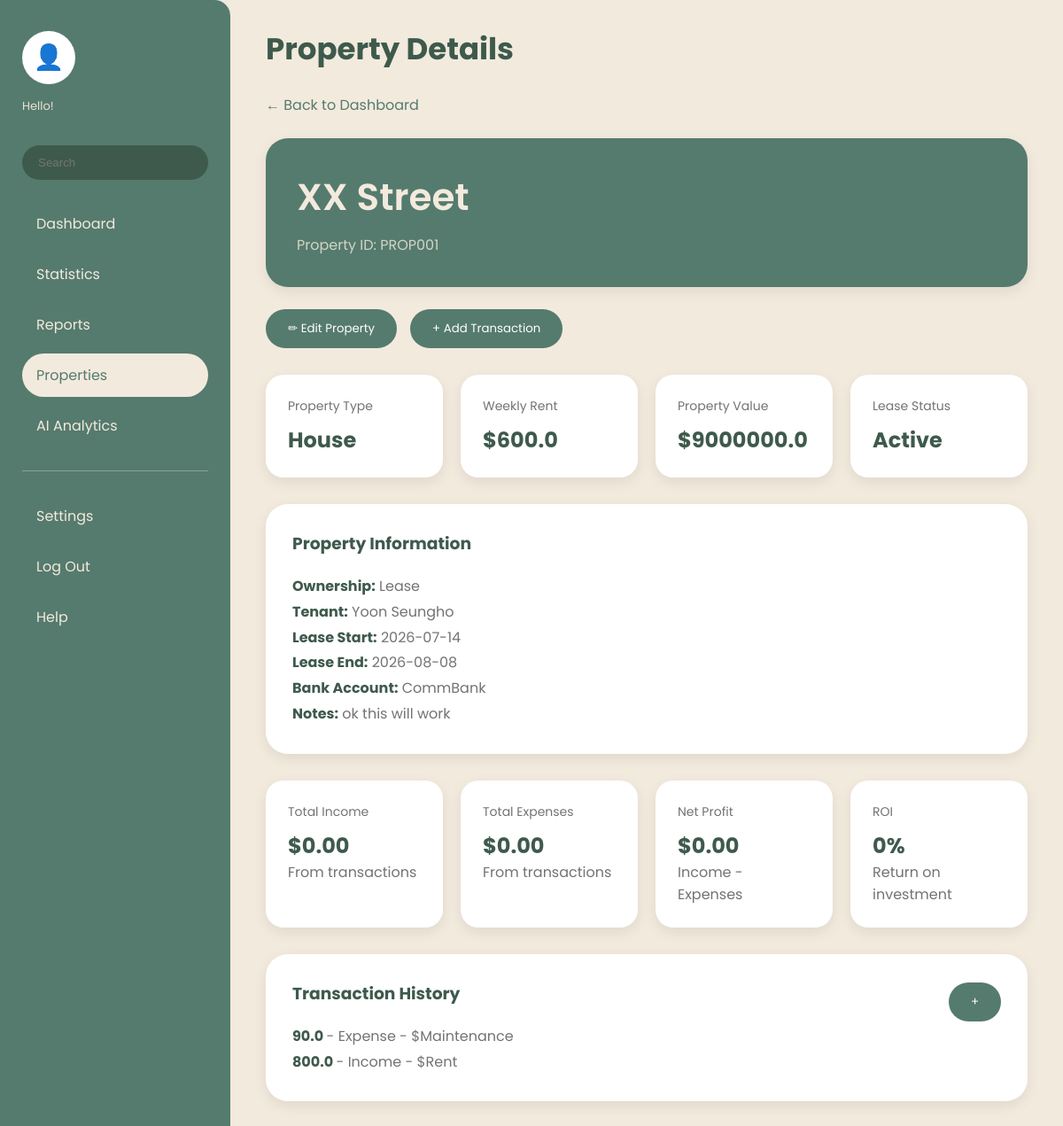
Page /property/PROP001 on the committed database.
### tables this page shows
CREATE TABLE Properties(

    propertyID TEXT PRIMARY KEY,

    userID INTEGER NOT NULL,

    propertyAddress TEXT NOT NULL,

    propertyType TEXT NOT NULL,

    ownershipData TEXT NOT NULL,

    tenantName TEXT,

    leaseStatus TEXT,

    leaseStart TEXT,

    leaseEnd TEXT,

    weeklyRent REAL,

    bankAccount TEXT,

    propertyValue REAL,

    purchasePrice REAL,

    notes TEXT,

    FOREIGN KEY(userID)
        REFERENCES Users(userID)

);

CREATE TABLE Transactions(

    transactionID INTEGER PRIMARY KEY AUTOINCREMENT,

    propertyID TEXT NOT NULL,

    transactionType TEXT NOT NULL,

    category TEXT NOT NULL,

    amount REAL NOT NULL,

    date TEXT NOT NULL,

    paymentMethod TEXT,

    description TEXT,

    attachment TEXT,

    gstValue REAL,

    FOREIGN KEY(propertyID)
        REFERENCES Properties(propertyID)

);

### app.py (the view)
@app.route("/property/<propertyID>")
def property_details(propertyID):
    property = get_property(propertyID)
    if property is None:
        return redirect(url_for("dashboard"))
    transactions = get_transactions(propertyID)
    return render_template(
        "property_details.html",
        property=property,
        transactions=transactions
    )

### database/models.py (called while the page is built)
def connect_database():
    connection = sqlite3.connect("omniledger_system.db")
    return connection

def get_property(propertyID):
    connection = connect_database()
    cursor = connection.cursor()
    cursor.execute(
        """
        SELECT *

        FROM Properties

        WHERE propertyID = ?
        """,
        (propertyID,)
    )
    property = cursor.fetchone()
    connection.close()
    return property

def get_transactions(propertyID):
    connection = connect_database()
    cursor = connection.cursor()
    cursor.execute(
        """
        SELECT *

        FROM Transactions

        WHERE propertyID = ?

        ORDER BY date DESC
        """,
        (propertyID,)
    )
    transactions = cursor.fetchall()
    connection.close()
    return transactions

### templates/property_details.html (shortened to what this page needs)
<!DOCTYPE html>
<html lang="en">
<head>
    <link rel="stylesheet" href="{{ url_for('static', filename='css/property_details.css') }}">
</head>
<body>
<div class="dashboard-container">
<aside class="sidebar">
    <div class="user-profile">
        <div class="profile-image">
            👤
        </div>
        <p class="hello-text">
            Hello!
        </p>
    </div>
    <div class="search-sidebar">
        <input
        type="text"
        placeholder="Search">
    </div>
    <nav class="sidebar-menu">
        <a href="{{ url_for('dashboard') }}">
            Dashboard
        </a>
        <a href="#">
            Statistics
        </a>
        <a href="#">
            Reports
        </a>
        <a href="{{ url_for('dashboard') }}" class="active">
            Properties
        </a>
        <a href="#">
            AI Analytics
        </a>
        <hr>
        <a href="#">
            Settings
        </a>
        <a href="{{ url_for('logout') }}">
            Log Out
        </a>
        <a href="#">
            Help
        </a>
    </nav>
</aside>
<main class="main-content">
<header class="top-header">
    <div class="logo-section">
        <h2>
            Property Details
        </h2>
    </div>
</header>
<a href="{{ url_for('dashboard') }}">
    ← Back to Dashboard
</a>
<section class="property-header">
    <h1>
        {{ property[2] }}
    </h1>
    <p>
        Property ID: {{ property[0] }}
    </p>
</section>
<div class="property-actions">
    <a href="{{ url_for('edit_property', propertyID=property[0]) }}">
        <button class="add-property-button">
            ✏ Edit Property
        </button>
    </a>
    <a href="{{ url_for('add_transaction', propertyID=property[0]) }}">
        <button class="add-property-button">
            + Add Transaction
        </button>
    </a>
</div>
<section class="summary-row">
<div class="summary-card">
<h4>
Property Type
</h4>
<h2>
{{ property[3] }}
</h2>
</div>
<div class="summary-card">
<h4>
Weekly Rent
</h4>
<h2>
${{ property[9] if property[9] else "0" }}
</h2>
</div>
<div class="summary-card">
<h4>
Property Value
</h4>
<h2>
${{ property[11] if property[11] else "0" }}
</h2>
</div>
<div class="summary-card">
<h4>
Lease Status
</h4>
<h2>
{{ property[6] }}
</h2>
</div>
</section>
<section class="graph-card">
<h3>
Property Information
</h3>
<p>
<strong>Ownership:</strong>
{{ property[4] }}
</p>
<p>
<strong>Tenant:</strong>
{{ property[5] if property[5] else "Vacant" }}
</p>
<p>
<strong>Lease Start:</strong>
{{ property[7] if property[7] else "N/A" }}
</p>
<p>
<strong>Lease End:</strong>
{{ property[8] if property[8] else "N/A" }}
</p>
<p>
<strong>Bank Account:</strong>
{{ property[10] if property[10] else "N/A" }}
</p>
<p>
<strong>Notes:</strong>
{{ property[13] if property[13] else "No notes added." }}
</p>
</section>
<section class="summary-row">
<div class="summary-card">
<h4>
Total Income
</h4>
<h2>
$0.00
</h2>
<p>
From transactions
</p>
</div>
<div class="summary-card">
<h4>
Total Expenses
</h4>
<h2>
$0.00
</h2>
<p>
From transactions
</p>
</div>
<div class="summary-card">
<h4>
Net Profit
</h4>
<h2>
$0.00
</h2>
<p>
Income - Expenses
</p>
</div>
<div class="summary-card">
<h4>
ROI
</h4>
<h2>
0%
</h2>
<p>
Return on investment
</p>
</div>
</section>
<section class="graph-card">
<div style="display:flex; justify-content:space-between; align-items:center;">
<h3>
Transaction History
</h3>
<a href="{{ url_for('add_transaction', propertyID=property[0]) }}">
    <button class="add-property-button">
        +
    </button>
</a>
</div>
{% for transaction in transactions %}
<p>
<strong>
{{ transaction[4] }}
</strong>
-
{{ transaction[2] }}
-
${{ transaction[3] }}
</p>
{% else %}
<p>
No transactions recorded yet.
</p>
{% endfor %}
</section>
</main>
</div>
</body>
</html>

### static/css/property_details.css (style rules this page uses)
* { margin:0; padding:0; box-sizing:border-box; }
body { font-family:'Poppins', sans-serif; background:#f2eadd; color:#3e5a4c; }
.dashboard-container { display:flex; width:100%; min-height:100vh; }
.sidebar { width:260px; background:#557b6e; padding:35px 25px; display:flex; flex-direction:column; border-top-right-radius:18px; border-bottom-right-radius:18px; }
.user-profile { text-align:left; }
.profile-image { width:60px; height:60px; border-radius:50%; background:white; display:flex; justify-content:center; align-items:center; font-size:28px; margin-bottom:15px; }
.hello-text { font-size:13px; color:#e8e1d4; }
.search-sidebar { margin-top:30px; margin-bottom:25px; }
.search-sidebar input { width:100%; padding:12px 18px; border:none; border-radius:30px; background:#3e5a4c; color:white; }
.sidebar-menu { display:flex; flex-direction:column; gap:8px; }
.sidebar-menu a { text-decoration:none; color:#f2eadd; padding:12px 16px; border-radius:25px; }
.sidebar-menu .active { background:#f2eadd; color:#557b6e; }
.sidebar hr { border:none; border-top:1px solid rgba(255,255,255,0.3); margin:18px 0; }
.main-content { flex:1; padding:30px 40px; }
.top-header { margin-bottom:25px; }
.logo-section h2 { font-size:34px; color:#3e5a4c; }
.main-content > a { color:#557b6e; text-decoration:none; }
.property-header { background:#557b6e; color:#f2eadd; padding:35px; border-radius:25px; margin:25px 0; box-shadow:0 5px 15px rgba(0,0,0,0.08); }
.property-header h1 { font-size:42px; font-weight:600; }
.property-header p { margin-top:10px; opacity:0.8; }
.property-actions { display:flex; gap:15px; margin-bottom:30px; }
.add-property-button { background:#557b6e; color:white; border:none; padding:12px 25px; border-radius:25px; font-family:'Poppins'; cursor:pointer; }
.summary-row { display:grid; grid-template-columns:repeat(4,1fr); gap:20px; margin-bottom:30px; }
.summary-card { background:white; padding:25px; border-radius:20px; box-shadow:0 5px 15px rgba(0,0,0,0.08); }
.summary-card h4 { color:#737373; font-size:14px; font-weight:400; }
.summary-card h2 { color:#3e5a4c; margin-top:10px; }
.summary-card p { color:#737373; }
.graph-card { background:white; padding:30px; border-radius:25px; margin-bottom:30px; box-shadow:0 5px 15px rgba(0,0,0,0.08); }
.graph-card h3 { color:#3e5a4c; margin-bottom:20px; }
.graph-card p { color:#737373; line-height:1.8; }
.graph-card strong { color:#3e5a4c; }

### rows in the picture
Properties: propertyAddress "XX Street", propertyID "PROP001", propertyType "House", weeklyRent "600.0", propertyValue "9000000.0", leaseStatus "Active", ownershipData "Lease", tenantName "Yoon Seungho", leaseStart "2026-07-14", leaseEnd "2026-08-08", bankAccount "CommBank", notes "ok this will work"
